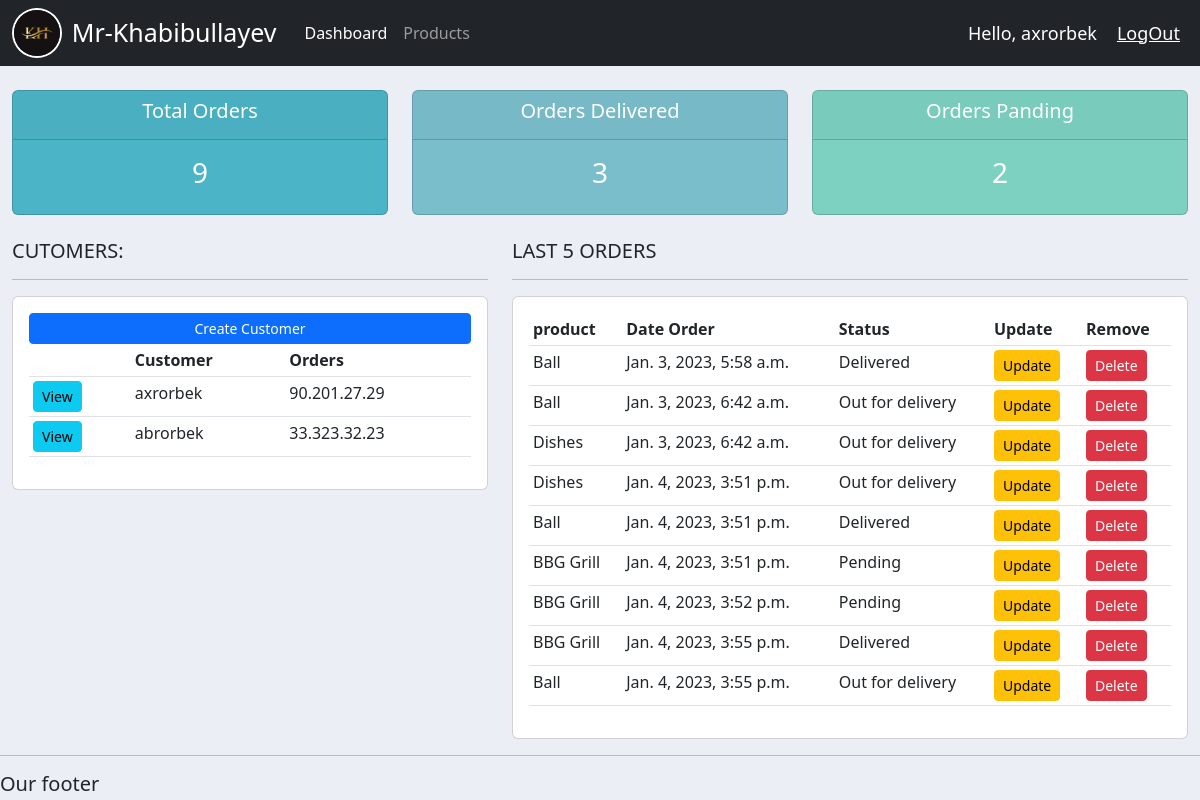
Page / (signed in) on the earlier database version.
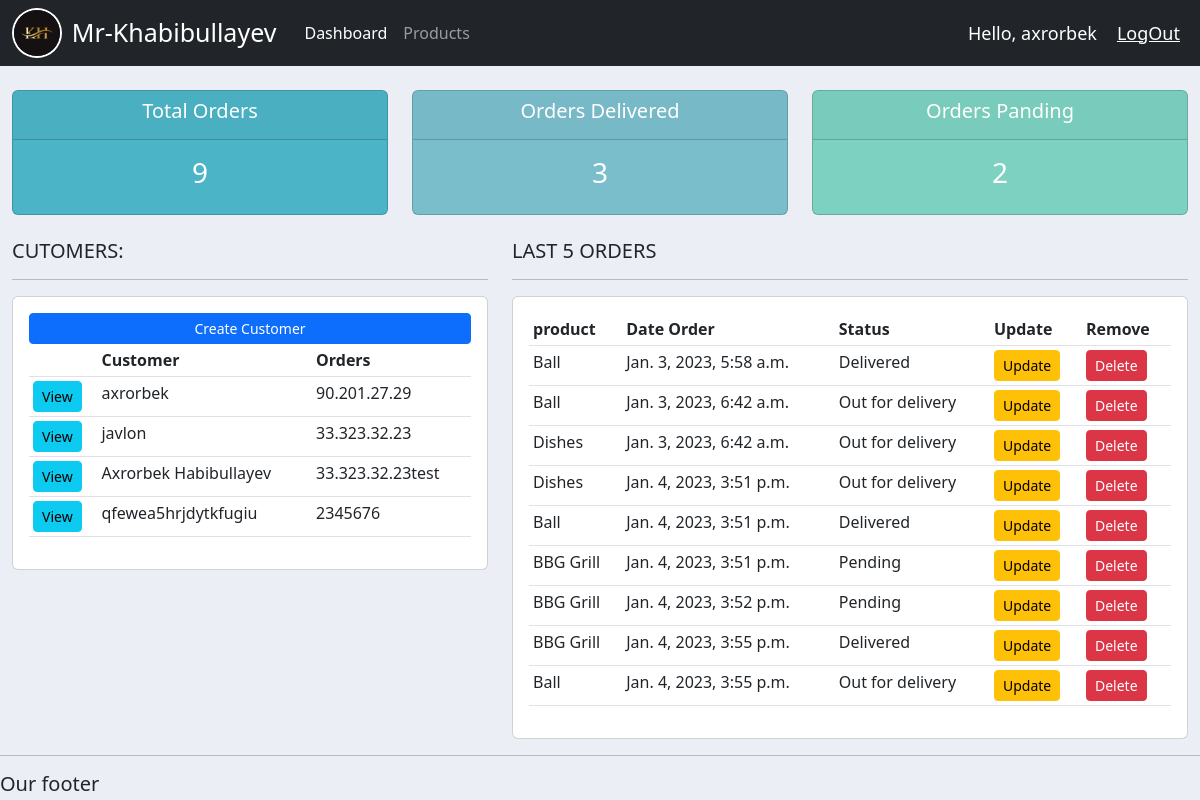
Same page on the later database version.
### accounts/models.py (models this page shows, shortened)
class Customer(models.Model):
    user = models.OneToOneField(User, null=True,blank=True, on_delete=models.CASCADE)
    name = models.CharField(max_length=200,null=True)
    phone = models.CharField(max_length=200,null=True)
    email = models.CharField(max_length=200,null=True)
    profile_pic = models.ImageField(default="logo.jpg",null=True,blank=True)
    date_created = models.DateTimeField(auto_now_add=True,null=True)

class Order(models.Model):
    STATUS = (
        ('Pending','Pending'),
        ('Out for delivery','Out for delivery'),
        ('Delivered','Delivered')
    )
    customer = models.ForeignKey(Customer,null=True, on_delete=models.SET_NULL)
    product = models.ForeignKey(Product,null=True, on_delete=models.SET_NULL)
    date_created = models.DateTimeField(auto_now_add=True,null=True)
    status = models.CharField(max_length=200,null=True,choices=STATUS)
    note =  models.CharField(max_length=1000,null=True,)

class Product(models.Model):
    CATEGORY = (
        ('Indoor','Indoor'),
        ('Out Door','Out Door')
    )
    name = models.CharField(max_length=200,null=True)
    price = models.FloatField(null=True)
    category = models.CharField(max_length=200,null=True , choices=CATEGORY)
    description = models.CharField(max_length=200,null=True,blank=True)
    date_created = models.DateTimeField(auto_now_add=True,null=True)
    tag = models.ManyToManyField(Tag)
    def __str__(self):
        return self.name

### accounts/decorators.py (the view)
    def wrapper_function(request,*args, **kwargs):
        group = None
        if request.user.groups.exists():
            group = request.user.groups.all()[0].name
        if group == 'customer':
            return redirect('user-page')
        if  group =='admin':
            return view_func(request, *args, **kwargs)

### accounts/views.py (called while the page is built)
@login_required(login_url='login')
@admin_only
def home(request):
    orders = Order.objects.all()
    customers = Customer.objects.all()
    total_customers = customers.count()
    total_orders = orders.count()
    delivered = orders.filter(status='Delivered').count()
    pending = orders.filter(status='Pending').count()
    context = {
        'orders': orders,
        'customers': customers,
        'total_orders':total_orders,
        'delivered':delivered,
        'pending':pending,
        }
    return render(request , 'accounts/dashboard.html',context)

### accounts/templates/accounts/dashboard.html
{% extends 'accounts/main.html' %}
{% block content %}
{% include 'accounts/status.html' %}
<br>
<div class="row">
    <div class="col-md-5">
        <h5>CUTOMERS:</h5>
        <hr>
        <div class="card card-body">
            <a href="" class="btn btn-primary btn-sm btn-block" >Create Customer</a>
            <table class="table table-sm">
                <tr>
                    <th></th>
                    <th>Customer</th>
                    <th>Orders</th>
                </tr>
                {% for customer in customers %}
                <tr>
                    <td>
                        <a class="btn btn-sm btn-info" href="{% url 'customer' customer.id %}">View</a>
                    </td>
                    <td>{{customer.name}}</td>
                    <td>{{customer.phone}}</td>
                </tr>
                {% endfor %}
            </table>
        </div>
    </div>
    <div class="col-md-7">
        <h5>LAST 5 ORDERS</h5>
        <hr>
        <div class="card card-body">
            <table class="table table-sm">
                <tr>
                    <th>product</th>
                    <th>Date Order</th>
                    <th>Status</th>
                    <th>Update</th>
                    <th>Remove</th>
                </tr>
                {% for order in orders %}
                <tr>
                    <td>{{order.product}}</td>
                    <td>{{order.date_created}}</td>
                    <td>{{order.status}}</td>
                    <td>
                        <a class="btn btn-sm btn-warning" href="{% url 'update_order'  order.id %}">Update</a>
                    </td>
                    <td>
                        <a class="btn btn-sm btn-danger" href="{% url 'delete_order'  order.id %}">Delete</a>
                    </td>
                </tr>
                {% endfor %}
            </table>
        </div>
    </div>
</div>
{% endblock content %}

### accounts/templates/accounts/main.html (shortened to what this page needs)
{% load static %}
<!DOCTYPE html>
<html lang="en">
<head>
    <link href="https://cdn.jsdelivr.net/npm/bootstrap@5.3.0-alpha1/dist/css/bootstrap.min.css" rel="stylesheet"
>
    <link rel="stylesheet" href="{% static '/css/main.css'%}">
</head>
<body>
    {% include 'accounts/navbar.html' %}
    <div class="container-fluid">
        {% block content %}
        {% endblock content %}
    </div>
    <hr>
    <h5>Our footer</h5>
</body>
</html>

### accounts/templates/accounts/navbar.html (shortened to what this page needs)
{% load static %}
<nav class="navbar navbar-expand-lg navbar-dark bg-dark">
    <div class="container-fluid">
        <img height="50px" style="border: 2px solid white; border-radius:50%" src="{% static 'img/logo.jpg' %}" alt="">
        <span style="color: white;font-size:25px; margin:0px 20px 0px 10px">Mr-Khabibullayev</span>
        <div class="collapse navbar-collapse" id="navbarNav">
            <ul class="navbar-nav">
                {% if request.user.is_staff %}
                <li class="nav-item">
                    <a class="nav-link active" aria-current="page" href="{% url 'home' %}">Dashboard</a>
                </li>
                <li class="nav-item">
                    <a class="nav-link" href="{% url 'products' %}">Products</a>
                </li>
                {% else %}
                <li class="nav-item">
                    <a href="{% url 'account' %}" class="nav-link">Settings</a>
                </li>
                {% endif %}
            </ul>
        </div>
    </div>
    <span class="hello-msg">Hello,&nbsp;{{request.user}}</span>
    <span>
        <a class="hello-msg" href="{% url 'logout' %}">LogOut</a>
    </span>
</nav>

### accounts/templates/accounts/status.html
<br>
<div class="row">
    <div class="col">
        <div class="col-md">
            <div class="card text-center text-white md-3" id="total-orders">
                <div class="card-header">
                    <h5 class="card-title">Total Orders</h5>
                </div>
                <div class="card-body">
                    <h3 class="card-title">{{total_orders}}</h3>
                </div>
            </div>
        </div>
    </div>
    <div class="col">
        <div class="col-md">
            <div class="card text-center text-white md-3" id="orders-delivered">
                <div class="card-header">
                    <h5 class="card-title">Orders Delivered</h5>
                </div>
                <div class="card-body">
                    <h3 class="card-title">{{delivered}}</h3>
                </div>
            </div>
        </div>
    </div>
    <div class="col">
        <div class="col-md">
            <div class="card text-center text-white md-3" id="orders-pending">
                <div class="card-header">
                    <h5 class="card-title">Orders Panding</h5>
                </div>
                <div class="card-body">
                    <h3 class="card-title">{{pending}}</h3>
                </div>
            </div>
        </div>
    </div>
</div>

### static/css/main.css (style rules this page uses)
body { background-color: #ebeff5; }
#total-orders { background-color: #4cb4c7; }
#orders-delivered { background-color: #7abecc; }
#orders-pending { background-color: #7cd1c0; }

### accounts/templates/accounts/navbar.html (style rules this page uses)
.hello-msg { font-size: 18px; color: #fff; margin-right: 20px; }

Differences in the rows shown:
removed Customer: name "abrorbek", phone "33.323.32.23"
added Customer: name "javlon", phone "33.323.32.23"
added Customer: name "Axrorbek Habibullayev", phone "33.323.32.23test"
added Customer: name "qfewea5hrjdytkfugiu", phone "2345676"
